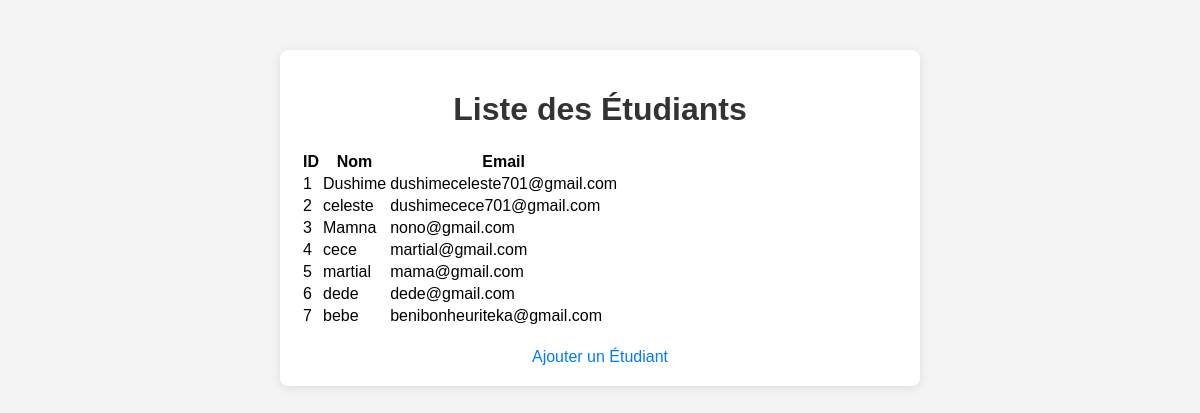
/lister/, run on the app's committed database.
### Formapp/models.py (models this page shows, shortened)
class Etudiant(models.Model):
    nom = models.CharField(max_length=100)
    email = models.EmailField(unique=True)
    date_inscription = models.DateField(auto_now_add=True)

### Formapp/views.py (the view)
# urls.py: path('lister/', ListerEtudiants.as_view(), name='lister_etudiants'),
class ListerEtudiants(View):
    def get(self, request):
        etudiants = Etudiant.objects.all()
        return render(request, 'lister_etudiants.html', {'etudiants': etudiants})

### templates/lister_etudiants.html (shortened to what this page needs)
{% load static %}
<!DOCTYPE html>
<html lang="fr">
<head>
    <link rel="stylesheet" href="{% static 'css/styles.css' %}">
</head>
<body>
    <div class="container">
        <h1>Liste des Étudiants</h1>
        <table>
            <thead>
                <tr>
                    <th>ID</th>
                    <th>Nom</th>
                    <th>Email</th>
                </tr>
            </thead>
            <tbody>
                {% for etudiant in etudiants %}
                <tr>
                    <td>{{ etudiant.id }}</td>
                    <td>{{ etudiant.nom }}</td>
                    <td>{{ etudiant.email }}</td>
                </tr>
                {% empty %}
                <tr>
                    <td colspan="3">Aucun étudiant trouvé.</td>
                </tr>
                {% endfor %}
            </tbody>
        </table>
        <a href="{% url 'Formapp:ajouter_etudiant' %}">Ajouter un Étudiant</a>
    </div>
</body>
</html>

### static/css/styles.css (style rules this page uses)
body { font-family: Arial, sans-serif; margin: 0; padding: 0; background-color: #f4f4f4; }
.container { max-width: 600px; margin: 50px auto; padding: 20px; background: #fff; border-radius: 8px; box-shadow: 0 2px 10px rgba(0, 0, 0, 0.1); }
h1 { text-align: center; color: #333; }
a { display: block; text-align: center; margin-top: 20px; color: #007bff; text-decoration: none; }

### data on the page
Etudiant: id "1", nom "Dushime", email "dushimeceleste701@gmail.com"
Etudiant: id "2", nom "celeste", email "dushimecece701@gmail.com"
Etudiant: id "3", nom "Mamna", email "nono@gmail.com"
Etudiant: id "4", nom "cece", email "martial@gmail.com"
Etudiant: id "5", nom "martial", email "mama@gmail.com"
Etudiant: id "6", nom "dede", email "dede@gmail.com"
Etudiant: id "7", nom "bebe", email "benibonheuriteka@gmail.com"
